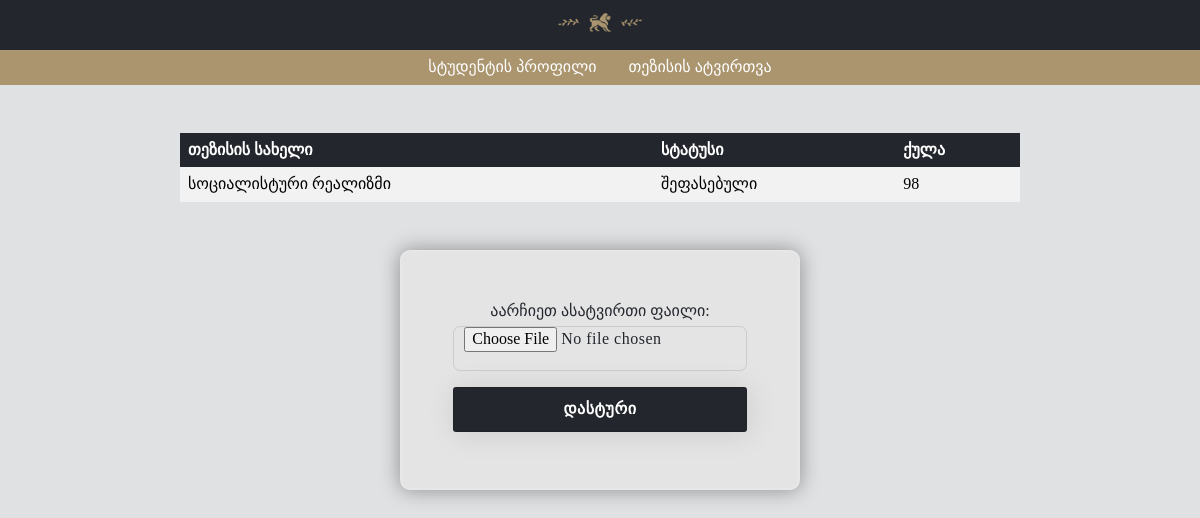
The page /uploadFile.php (signed in) on the database its author committed.
### tables this page shows
CREATE TABLE `projects` (
  `id` int(11) UNSIGNED NOT NULL,
  `student_id` int(11) UNSIGNED DEFAULT NULL,
  `pr_name` varchar(151) NOT NULL,
  `file_src` varchar(151) DEFAULT NULL,
  `status_id` int(11) UNSIGNED NOT NULL,
  `points` int(11) DEFAULT NULL
);

CREATE TABLE `status` (
  `id` int(11) UNSIGNED NOT NULL,
  `status_name` varchar(151) NOT NULL
);

### classes/Dbh.classes.php (called while the page is built)
<?php
class Dbh {
  protected function connect(){
    $servername = "localhost";
    $username = "root";
    $password = "";
    $db_name = "university";
    try {
      $pdo = new PDO("mysql:host=$servername;dbname=$db_name", $username, $password);
      $pdo->setAttribute(PDO::ATTR_ERRMODE, PDO::ERRMODE_EXCEPTION);
      $pdo->exec('SET NAMES utf8');
      return $pdo;
      } catch(PDOException $e) {
          echo "Connection failed: " . $e->getMessage();
      }
    }
}

### classes/project.classes.php (called while the page is built, shortened)
<?php
include_once "Dbh.classes.php";
class Project extends Dbh{
    static public function getStudentProject($stud_id){
        $db = new Dbh();
        $stmt = $db->connect()->prepare("SELECT projects.pr_name, status.status_name, projects.points FROM projects RIGHT JOIN status ON projects.status_id = status.id WHERE student_id='$stud_id'");
        if (!$stmt->execute()) {
            $stmt = null;
            header("Location: ./uploadFile.php?error=stmtfailed25");
            exit();
        }
        $res = $stmt->fetchAll(PDO::FETCH_ASSOC);
        return $res;
    }
}

### uploadFile.php (the view, shortened to what this page needs)
<?php
include("./partials/header.php");
include_once("./classes/project.classes.php");
$stud_id = $_SESSION["user"];
$pInfo = Project::getStudentProject($stud_id);
?>
<table>
  <tr>
    <th>თეზისის სახელი</th>
    <th>სტატუსი</th>
    <th>ქულა</th>
  </tr>
  <?php
  foreach ($pInfo as $value) {
  ?>
    <tr>
      <?php
      foreach ($value as $key => $data) {
      ?>
        <td><?php echo $data ?></td>
      <?php
      }
      ?>
    </tr>
  <?php
  }
  ?>
</table>
<?php
if (!isset($_SESSION["fileUploaded"])) {
?>
  <form action="includes/upload.inc.php" method="post" enctype="multipart/form-data" class="upload-form" id="upload">
    აარჩიეთ ასატვირთი ფაილი:
    <input type="file" name="fileToUpload" id="fileToUpload" required>
    <input id="uploadBtn" type="submit" value="დასტური" name="submit">
  </form>
  <?php
}
  ?>
  <?php include("./partials/footer.php"); ?>

### styles/style.css (style rules this page uses)
* { margin: 0; padding: 0; box-sizing: border-box; }
body { background-color: #23272d23; min-height: 100%; overflow-x: hidden; }
form { width: 100%; height: auto; display: flex; justify-content: center; align-items: center; flex-direction: column; border-radius: 10px; border: 2px solid rgba(255,255,255,0.1); box-shadow: 0 0 20px rgba(8, 7, 16, 0.39); background-color: rgba(255,255,255,0.13); padding: 50px 35px; color: #23272D; margin: 1.5rem auto; }
.auth-form, .upload-form { width: 400px !important; }
form * { letter-spacing: 0.5px; outline: none; border: none; }
form input { width: 90%; height: 45px; margin: 6px 0; padding: 0 10px; border: 1px solid rgba(0,0,0,0.1); outline: none; border-radius: 7px; }
form input[type="submit"] { background-color: #23272D; color: white; font-weight: 600; outline: none; text-transform: uppercase; margin-top: 10px; border-radius: 3px; box-shadow: 2px 2px 30px rgba(0,0,0,0.1); cursor: pointer; }
table { border-collapse: collapse; width: 70%; margin: 3rem auto; }
th, td { text-align: left; padding: 8px; }
tr:nth-child(even) { background-color: #f2f2f2; }
tr:nth-child(odd) { background-color: #c4c4c4c4; }
th { background-color: #23272D; color: white; }

### rows shown on the page
projects: pr_name "სოციალისტური რეალიზმი", status.status_name "შეფასებული", points "98"
